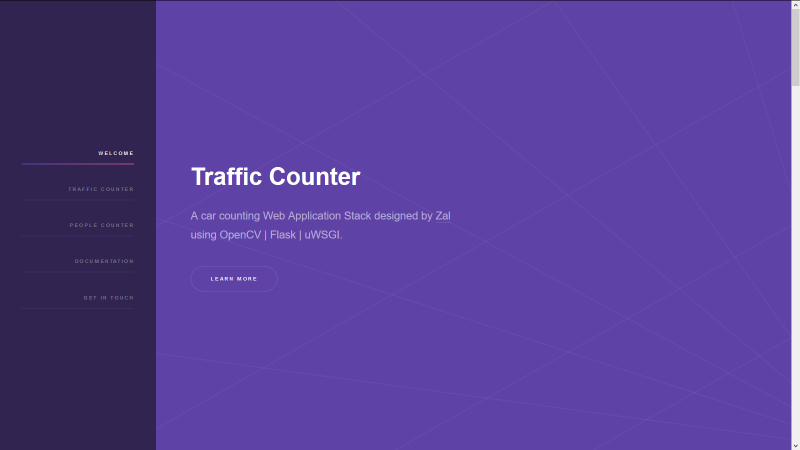
#> input picture site1.png, 1600 x 900 px, given in place of grace4.mp4, which was not available (shown at 1/2 size)
$ python video4.py
#> lines starting #> are read from the running program, lines starting #| are printed output that depends on the picture; after the words box and inside, x2 and y2 are one past the last pixel; in counts of white or black regions, pixels touching at a corner belong together; pictures that were not available may be replaced by others from this repository, and a replacement may not be noted
#> further down, frame is the input picture: shape (900, 1600, 3); mean B, G, R 150.4, 63.1, 87.7
import cv2
import numpy as np

cap = cv2.VideoCapture('grace4.mp4')

def make_360p():
    cap.set(3, 480)
    cap.set(4, 360)

def rescale_frame(frame):
    percent = 25;
    width = int(frame.shape[1] * percent/100)
#> width = 400
    height = int(frame.shape[0] * percent/100)
#> height = 225
    dim = (width, height)
#> dim = (400, 225)
    return cv2.resize(frame, dim, interpolation = cv2.INTER_AREA)
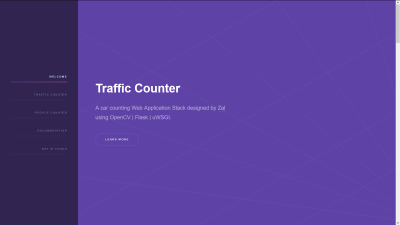
#> returned value: shape (225, 400, 3); mean of channels 0, 1, 2 150.4, 63.1, 87.7; drawn as B, G, R

subtractor = cv2.createBackgroundSubtractorMOG2()
fps = cap.get(cv2.CAP_PROP_FPS)


make_360p()
while True:
    _, frame = cap.read()
    frame38 = rescale_frame(frame)
    frame38 = cv2.transpose(frame38,frame38)
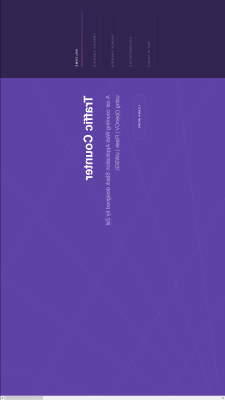
#> frame38: shape (400, 225, 3); mean B, G, R 150.4, 63.1, 87.7
    frame38 = cv2.flip(frame38, 1)
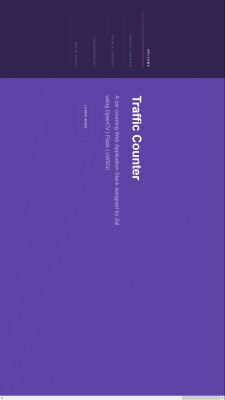
#> frame38: shape (400, 225, 3); mean B, G, R 150.4, 63.1, 87.7

    mask = subtractor.apply(frame38)
#> mask: shape (400, 225); every value is 127
    (contours,_) = cv2.findContours(mask, cv2.RETR_TREE, cv2.CHAIN_APPROX_SIMPLE)
#> contours = [[[0, 0], [0, 399], [224, 399], [224, 0]]]

    for contour in contours:
        if cv2.contourArea(contour) < 190:
            continue
        (x,y,w,h) = cv2.boundingRect(contour)
        cv2.rectangle(frame38, (x,y),(x+w,y+h),(240,32,160),3)
#> this loop made 1 pass
#> (contour, x, y, w, h) on pass 1: ([[0, 0], [0, 399], [224, 399], [224, 0]], 0, 0, 225, 400)
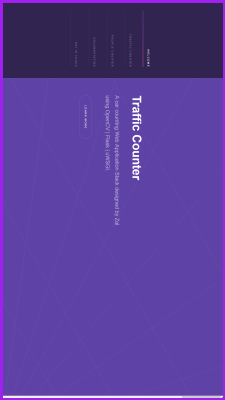
#> frame38: shape (400, 225, 3); 3.44% of pixels changed, all inside (x1, y1, x2, y2) = (0, 0, 225, 400)


    cv2.imshow("Zal", frame38)
    key = cv2.waitKey(30)
#> (key Esc is pressed here)
    if key == 27:
        break

cap.release()
cv2.destroyAllWindows()

$ run again, on site2.png
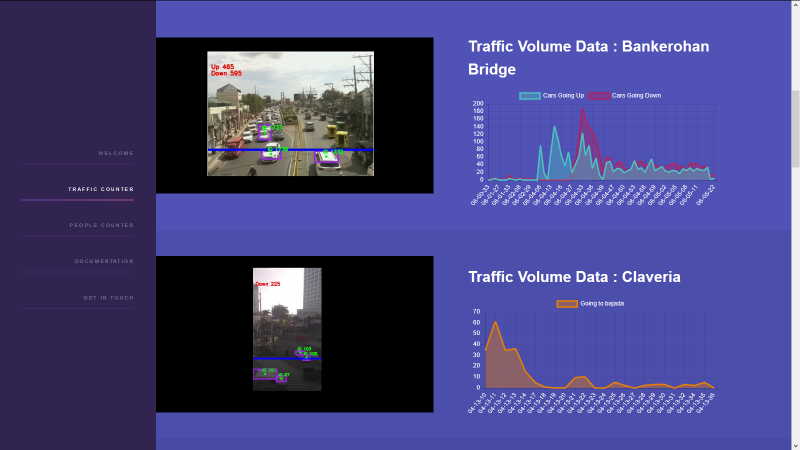
#> input picture site2.png, 1600 x 900 px, given in place of grace4.mp4, which was not available (shown at 1/2 size)
#> frame is the input picture: shape (900, 1600, 3); mean B, G, R 125.8, 67, 69.1
#> `mask = subtractor.apply(frame38)`:
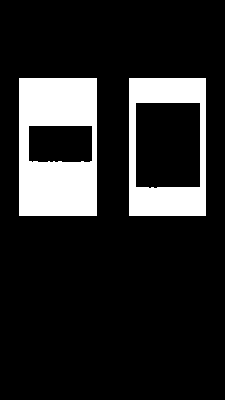
#> mask: shape (400, 225); values 127 (black) and 255 (white), 15.3% white; 2 white regions, box (x1, y1, x2, y2) and area: (19, 78, 97, 216) 8517, (129, 78, 206, 216) 5245
#> contours = [[[0, 0], [0, 399], [224, 399], [224, 0]]]
#> the loop `for contour in contours:` made 1 pass
#> (contour, x, y, w, h) on pass 1: ([[0, 0], [0, 399], [224, 399], [224, 0]], 0, 0, 225, 400)
#> after the loop `for contour in contours:`:
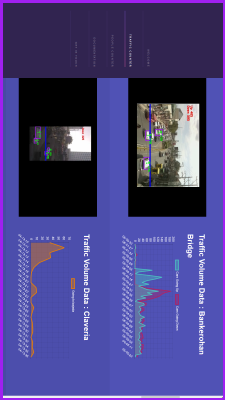
#> frame38: shape (400, 225, 3); mean B, G, R 129.1, 65.2, 71.6

$ run again, on site3.png
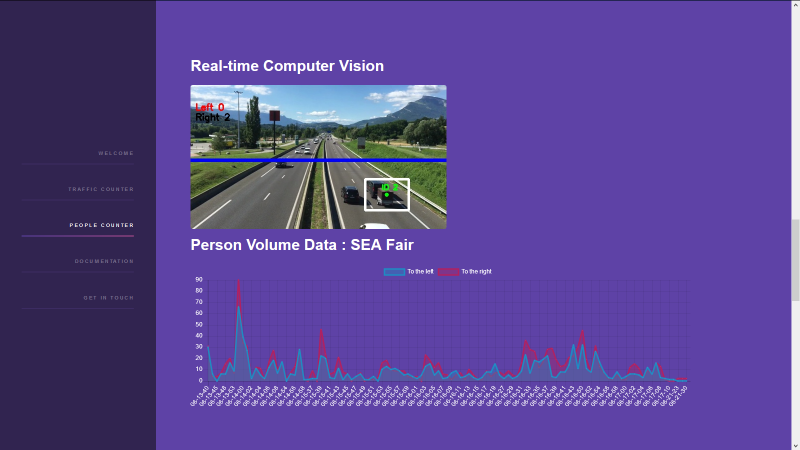
#> input picture site3.png, 1600 x 900 px, given in place of grace4.mp4, which was not available (shown at 1/2 size)
#> frame is the input picture: shape (900, 1600, 3); mean B, G, R 145.2, 69.4, 89.1
#> `frame38 = cv2.flip(frame38, 1)`:
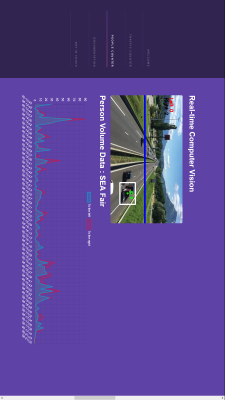
#> frame38: shape (400, 225, 3); mean B, G, R 145.2, 69.4, 89.1
#> mask: shape (400, 225); every value is 127
#> contours = [[[0, 0], [0, 399], [224, 399], [224, 0]]]
#> the loop `for contour in contours:` made 1 pass
#> (contour, x, y, w, h) on pass 1: ([[0, 0], [0, 399], [224, 399], [224, 0]], 0, 0, 225, 400)
#> after the loop `for contour in contours:`:
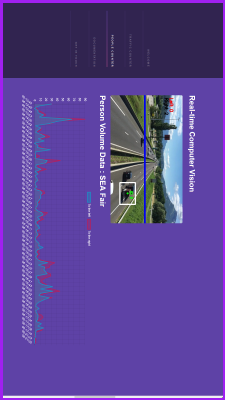
#> frame38: shape (400, 225, 3); 3.44% of pixels changed, all inside (x1, y1, x2, y2) = (0, 0, 225, 400)

$ run again, on site4.png
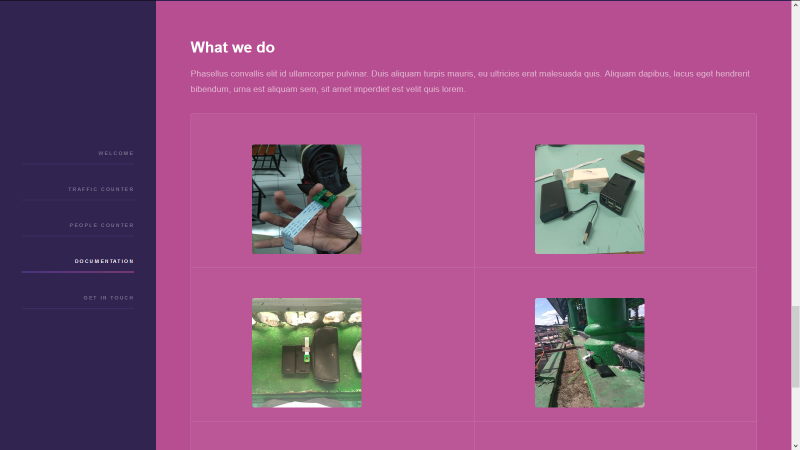
#> input picture site4.png, 1600 x 900 px, given in place of grace4.mp4, which was not available (shown at 1/2 size)
#> frame is the input picture: shape (900, 1600, 3); mean B, G, R 131.3, 82.2, 149.3
#> `frame38 = cv2.flip(frame38, 1)`:
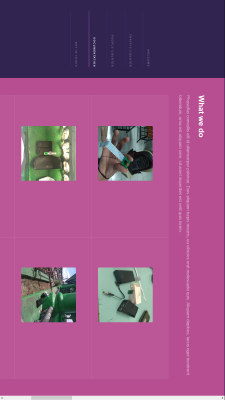
#> frame38: shape (400, 225, 3); mean B, G, R 131.3, 82.2, 149.3
#> mask: shape (400, 225); every value is 127
#> contours = [[[0, 0], [0, 399], [224, 399], [224, 0]]]
#> the loop `for contour in contours:` made 1 pass
#> (contour, x, y, w, h) on pass 1: ([[0, 0], [0, 399], [224, 399], [224, 0]], 0, 0, 225, 400)
#> after the loop `for contour in contours:`:
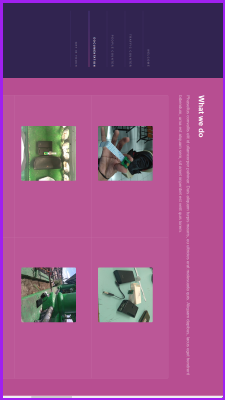
#> frame38: shape (400, 225, 3); 3.44% of pixels changed, all inside (x1, y1, x2, y2) = (0, 0, 225, 400)
